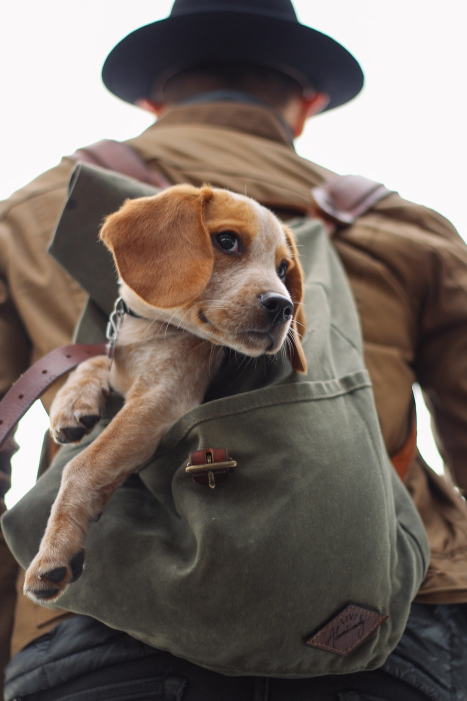
#> input picture DATA/dog_backpack.jpg, 934 x 1401 px, found by its file name (shown at 1/2 size)
$ jupyter execute 04-Image-Basics-Assessment.ipynb
#> lines starting #> are read from the running program, lines starting #| are printed output that depends on the picture
# Image Basics Assessment

## Complete the Tasks in bold below. Keep in mind, you may need to run some of these tasks as Python scripts.

----------
#### TASK: Open the *dog_backpack.jpg* image from the DATA folder and display it in the notebook. Make sure to correct for the RGB order.

[cell 1]
import cv2
import matplotlib.pyplot as plt
import numpy as np

[cell 2]
img=cv2.imread('dog_backpack.jpg')
#> img is the input picture: shape (1401, 934, 3); mean B, G, R 99.5, 106.7, 118.1

[cell 3]
plt.imshow(img)

[cell 4]
img=cv2.cvtColor(img,cv2.COLOR_BGR2RGB)
plt.imshow(img)

#### TASK: Flip the image upside down and display it in the notebook.

[cell 5]
new_img=img.copy()

[cell 6]
new_img=cv2.flip(new_img,0)
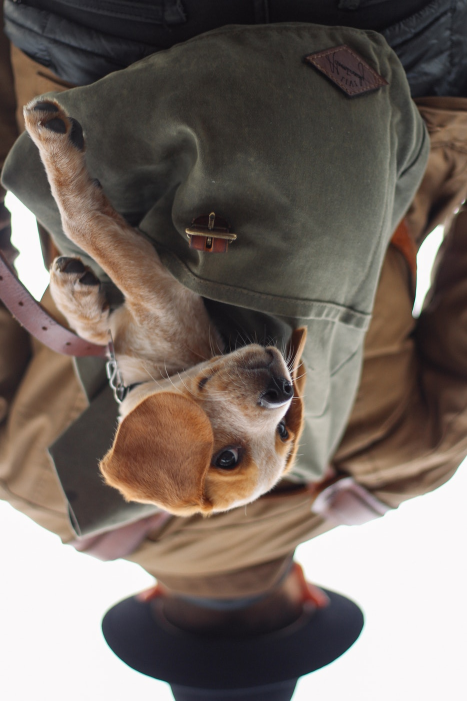
#> new_img: shape (1401, 934, 3) (shown at 1/2 size); mean R, G, B 118.1, 106.7, 99.5
plt.imshow(new_img)

#### TASK: Draw an empty RED rectangle around the dogs face and display the image in the notebook.

[cell 7]
pt1=(200,380)
pt2=(600,700)

[cell 8]
cv2.rectangle(img,pt1=pt1,pt2=pt2,color=(255,0,0),thickness=10)
plt.imshow(img)

#### TASK: Draw a BLUE TRIANGLE in the middle of the image. The size and angle is up to you, but it should be a triangle (three sides) in any orientation.

[cell 9]
vertices=np.array([ [250,700],[425,400],[600,700] ],np.int32)

[cell 10]
vertices.shape

[cell 11]
pts=vertices.reshape((-1,1,2))

[cell 12]
pts.shape

[cell 13]
img=cv2.cvtColor(img,cv2.COLOR_BGR2RGB)
cv2.polylines(img,[pts],isClosed=True,color=(0,0,255),thickness=20)
plt.imshow(img)

### BONUS TASK. Can you figure our how to fill in this triangle? It requires a different function that we didn't show in the lecture! See if you can use google search to find it.

[CLICK ME FOR A DIRECT LINK TO THE HINT](https://docs.opencv.org/3.0-beta/modules/imgproc/doc/drawing_functions.html#fillpoly)

[cell 14]
img=cv2.cvtColor(img,cv2.COLOR_BGR2RGB)
cv2.fillPoly(img,[pts],color=(0,0,255))
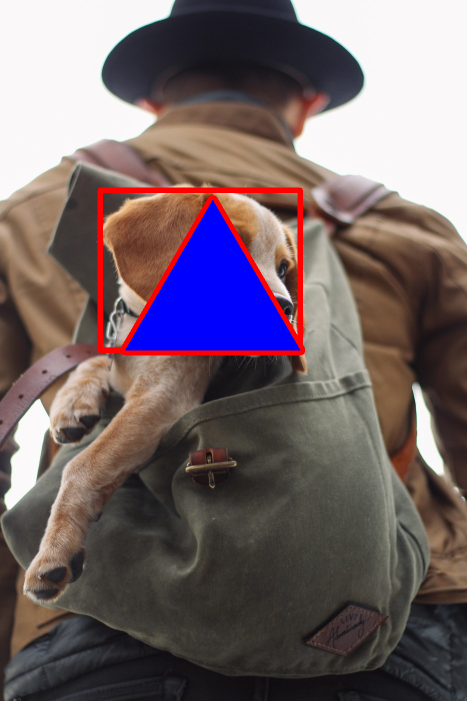
#> img: shape (1401, 934, 3) (shown at 1/2 size); mean R, G, B 115.1, 100.9, 105.1
plt.imshow(img)

#### TASK: (NOTE: YOU WILL NEED TO RUN THIS AS A SCRIPT). Create a script that opens the picture and allows you to draw empty red circles whever you click the RIGHT MOUSE BUTTON DOWN.

[cell 15]
def create_circle(event,x,y,flags,param):
    if event==cv2.EVENT_RBUTTONDOWN:
        cv2.circle(img,(x,y),100,(0,0,255),thickness=10)

img=cv2.imread('dog_backpack.jpg')
cv2.namedWindow(winname='dog')
cv2.resizeWindow('dog',100,100)
cv2.setMouseCallback('dog',create_circle)
while True:
    cv2.imshow('dog',img)
    if cv2.waitKey(20) & 0xFF==27:
#> (key Esc is pressed here)

$ run again, with DATA/Denis_Mukwege.jpg copied over DATA/dog_backpack.jpg
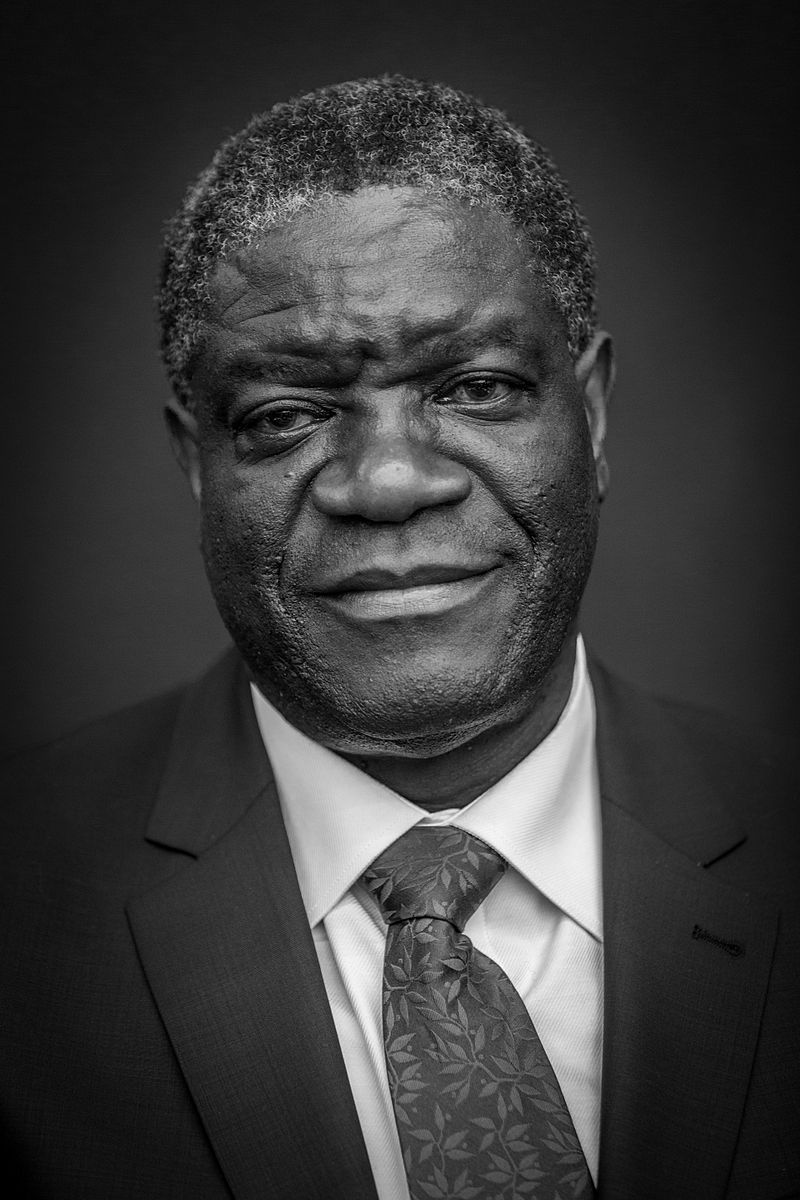
#> input picture DATA/Denis_Mukwege.jpg, 800 x 1200 px, found by its file name
#> img is the input picture: shape (1200, 800, 3); min 0, max 255, mean 58.8
#> `new_img=cv2.flip(new_img,0)`:
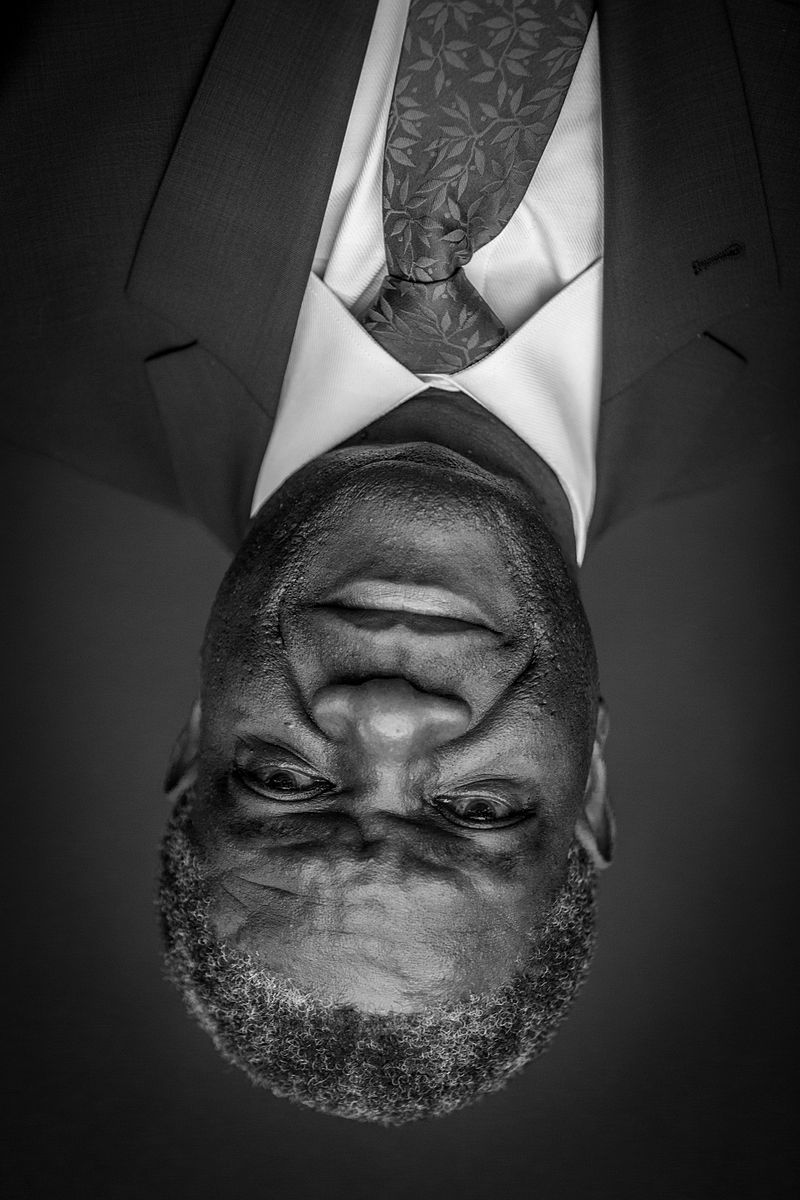
#> new_img: shape (1200, 800, 3); min 0, max 255, mean 58.8
#> `cv2.fillPoly(img,[pts],color=(0,0,255))`:
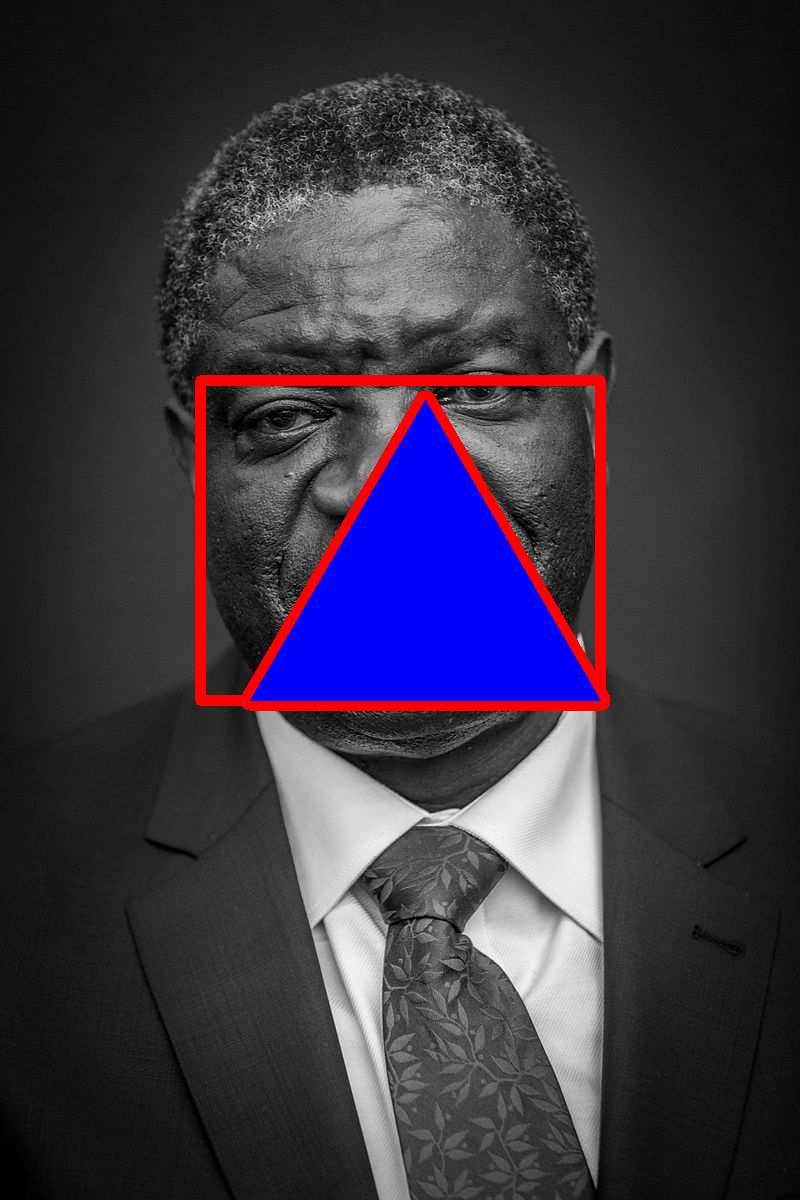
#> img: shape (1200, 800, 3); mean R, G, B 58.5, 52.5, 66.6

$ run again, with DATA/Nadia_Murad.jpg copied over DATA/dog_backpack.jpg
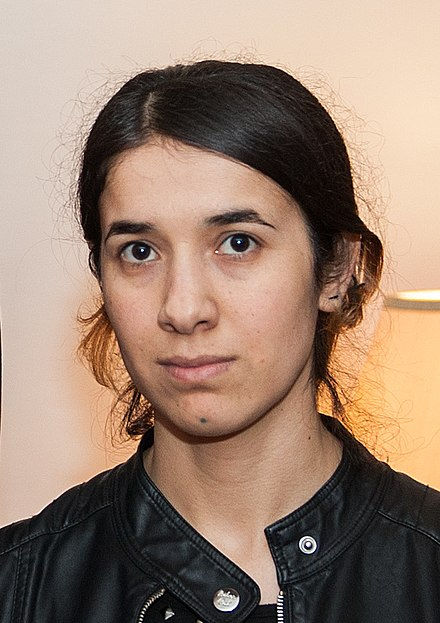
#> input picture DATA/Nadia_Murad.jpg, 440 x 623 px, found by its file name
#> img is the input picture: shape (623, 440, 3); mean B, G, R 112.7, 129.2, 153.8
#> `new_img=cv2.flip(new_img,0)`:
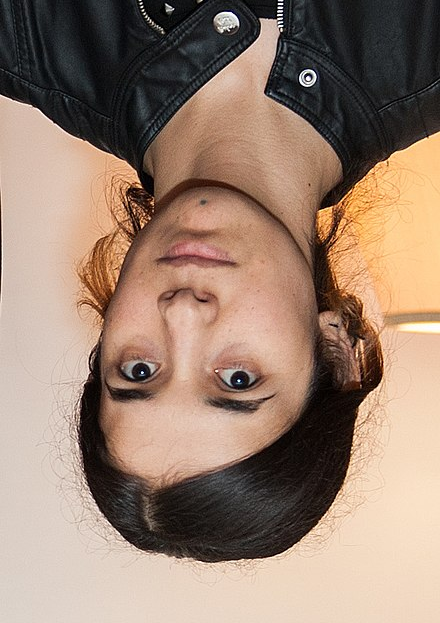
#> new_img: shape (623, 440, 3); mean R, G, B 153.8, 129.2, 112.7
#> `cv2.fillPoly(img,[pts],color=(0,0,255))`:
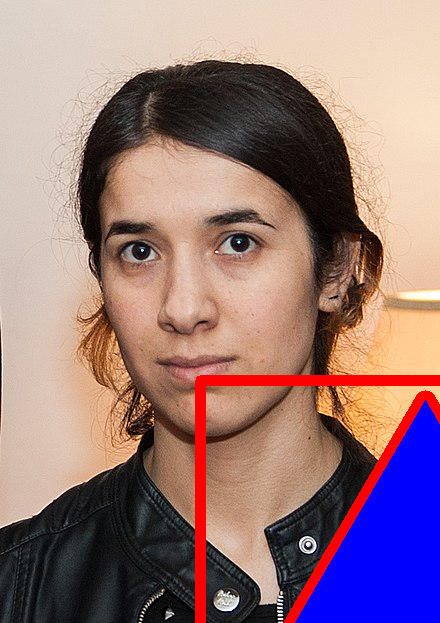
#> img: shape (623, 440, 3); mean R, G, B 152.9, 122.1, 123.3
